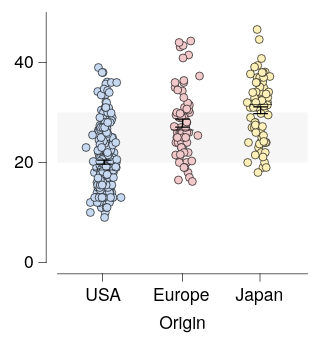

Express this chart as Vega-Lite.
### Vega-Lite specification from a JSON file in a GitHub repository (floating-point values rounded to 4 significant figures; data arrays with more than 128 entries replaced by an {"elided": "..."} marker saying what was removed)
{"background": null, "config": {"arc": {"fill": "#DBDBDB", "fillOpacity": 1.0, "innerRadius": 25.0, "padAngle": 0.03, "stroke": "black", "strokeOpacity": 1, "strokeWidth": 0.25}, "area": {"fill": "#DBDBDB", "fillOpacity": 1.0, "stroke": "black", "strokeOpacity": 1, "strokeWidth": 0.25}, "axis": {"domain": true, "domainCap": "round", "domainColor": "black", "domainWidth": 0.25, "grid": false, "gridCap": "round", "gridColor": "#F1F1F1", "gridDash": [0, 0], "gridOpacity": 1.0, "gridWidth": 0.25, "labelColor": "black", "labelFont": "HelveticaNeue", "labelFontSize": 7, "labelFontStyle": "normal", "labelFontWeight": 400, "offset": 4.5, "ticks": true, "tickCap": "round", "tickColor": "black", "tickSize": 3, "tickWidth": 0.25, "titleColor": "black", "titleFont": "HelveticaNeue", "titleFontSize": 7, "titleFontStyle": "normal", "titleFontWeight": 400}, "axisX": {"domain": true, "labelAlign": "center", "labelAngle": 0, "labels": true, "ticks": true, "translate": 0}, "axisY": {"domain": true, "labelAlign": "right", "labelAngle": 0, "labels": true, "ticks": true, "translate": 0}, "axisRight": {"domain": true, "labelAlign": "left", "labelAngle": 0, "labels": true, "ticks": true, "translate": 0}, "axisTop": {"domain": true, "labelAlign": "center", "labelAngle": 0, "labels": true, "ticks": true, "translate": 0}, "bar": {"fill": "#DBDBDB", "fillOpacity": 1.0, "stroke": "black", "strokeOpacity": 1, "strokeWidth": 0.25}, "boxplot": {"size": 9.0, "ticks": {"cornerRadius": 0.25, "fill": "black", "size": 4.5, "thickness": 0.25}, "box": {"fillOpacity": 1.0, "stroke": "black", "strokeOpacity": 1, "strokeWidth": 0.25}, "median": {"fill": "black", "fillOpacity": 1.0, "size": 9.0, "thickness": 0.25}, "rule": {"fill": "black", "fillOpacity": 1.0, "size": 10.0, "stroke": "black", "strokeDash": [0, 0], "strokeOpacity": 1, "strokeWidth": 0.25}, "outliers": {"color": "black", "fill": "black", "fillOpacity": 1.0, "size": 0, "stroke": "black", "strokeOpacity": 1, "strokeWidth": 0.25}}, "circle": {"fill": "black", "fillOpacity": 1.0, "size": 0.5, "stroke": "black", "strokeOpacity": 1, "strokeWidth": 0.25}, "errorband": {"band": {"fillOpacity": 0.6, "stroke": null, "strokeWidth": 0.25, "strokeOpacity": 1}, "borders": {"opacity": 0, "strokeOpacity": 0.25, "strokeWidth": 1}}, "errorbar": {"opacity": 1, "rule": {"strokeDash": [0, 0], "strokeWidth": 0.5}, "ticks": {"color": "black", "cornerRadius": 0.25, "opacity": 1, "size": 6.0, "thickness": 0.5}, "thickness": 0.5}, "font": "HelveticaNeue", "geoshape": {"fill": "#DBDBDB", "fillOpacity": 1.0, "stroke": "black", "strokeOpacity": 1, "strokeWidth": 0.25}, "header": {"labelColor": "black", "labelFont": "HelveticaNeue", "labelFontSize": 7, "labelFontStyle": "normal", "labelFontWeight": 400, "titleColor": "black", "titleFont": "HelveticaNeue", "titleFontSize": 7, "titleFontStyle": "normal", "titleFontWeight": 400, "titlePadding": 0}, "legend": {"disable": false, "offset": 4.5, "gradientLength": 50.0, "gradientThickness": 5.0, "gradientOpacity": 1.0, "gradientStrokeColor": "black", "gradientStrokeWidth": 0.25, "labelColor": "black", "labelFont": "HelveticaNeue", "labelFontSize": 7, "labelFontStyle": "normal", "labelFontWeight": 400, "strokeColor": "black", "strokeWidth": 0, "symbolSize": 42, "symbolStrokeColor": "black", "symbolStrokeWidth": 0.25, "titleColor": "black", "titleFont": "HelveticaNeue", "titleFontSize": 7, "titleFontStyle": "normal", "titleFontWeight": 400}, "line": {"color": "black", "stroke": "black", "strokeCap": "round", "strokeDash": [0, 0], "strokeOpacity": 1, "strokeWidth": 0.375}, "point": {"filled": true, "fill": "#DBDBDB", "fillOpacity": 1.0, "size": 5.0, "stroke": "black", "strokeOpacity": 1, "strokeWidth": 0.25}, "range": {"category": ["#C6D9F1", "#F1C9CB", "#FEF0B9", "#CEE37A", "#7AA8E0", "#E589A3", "#FDDD5D", "#68B961", "#4177B1", "#C35082", "#E5C227", "#438156"], "diverging": {"scheme": ["#C35082", "#CE6D94", "#D989A7", "#E2A4BA", "#EABFCE", "#F1DBE2", "#F6F6F6", "#D7E0EB", "#B9CBE0", "#9BB6D5", "#7DA1C9", "#5F8CBD", "#4177B1"]}, "heatmap": {"scheme": ["#DFE9F7", "#C6D9F1", "#ADC8EC", "#94B8E6", "#7AA8E0", "#6097DA", "#4D87CA", "#4177B1", "#386898", "#2F597F", "#264A69", "#1D3A58"]}, "ordinal": {"scheme": ["#F1F1F1", "#DBDBDB", "#C6C6C6", "#B2B2B2", "#9D9D9D", "#898989", "#767676", "#636363", "#515151", "#404040", "#2F2F2F", "#1F1F1F"]}, "ramp": {"scheme": ["#DFE9F7", "#C6D9F1", "#ADC8EC", "#94B8E6", "#7AA8E0", "#6097DA", "#4D87CA", "#4177B1", "#386898", "#2F597F", "#264A69", "#1D3A58"]}}, "rule": {"color": "black", "stroke": "black", "strokeCap": "round", "strokeDash": [2, 2], "strokeOpacity": 1, "strokeWidth": 0.25}, "scale": {"bandPaddingInner": 0.1, "bandPaddingOuter": 0.1, "round": false}, "rect": {"fill": "#DBDBDB", "fillOpacity": 1.0, "stroke": "black", "strokeOpacity": 1, "strokeWidth": 0.25}, "square": {"fill": "#DBDBDB", "fillOpacity": 1.0, "size": 10.0, "stroke": "black", "strokeOpacity": 1, "strokeWidth": 0.25}, "text": {"color": "black", "font": "HelveticaNeue", "fontSize": 7, "fontStyle": "normal", "fontWeight": 400}, "title": {"anchor": "middle", "frame": "group", "color": "black", "font": "HelveticaNeue", "fontSize": 7, "fontStyle": "normal", "fontWeight": 400, "subtitleColor": "black", "subtitleFont": "HelveticaNeue", "subtitleFontSize": "HelveticaNeue", "subtitleFontStyle": "normal", "subtitleFontWeight": 400}, "view": {"continuousWidth": 100, "continuousHeight": 100, "discreteWidth": 100, "discreteHeight": 100, "fill": null, "stroke": null, "strokeWidth": 0.25}}, "layer": [{"mark": {"type": "rect", "color": "#F1F1F1", "opacity": 0.6, "stroke": null, "strokeOpacity": 0, "strokeWidth": 0}, "encoding": {"y": {"field": "__ys", "title": null, "type": "quantitative"}, "y2": {"field": "__ye"}}}, {"layer": [{"data": {"name": "data-5a85ede2053d4aec77293cfb476ae07b"}, "mark": {"type": "circle", "opacity": 1.0, "size": 10.0}, "encoding": {"color": {"field": "Origin", "legend": null, "sort": ["USA", "Europe", "Japan"], "title": null, "type": "nominal"}, "x": {"axis": {}, "field": "Origin", "sort": ["USA", "Europe", "Japan"], "title": "Origin", "type": "nominal"}, "xOffset": {"field": "jitter_x", "scale": {"domain": [-7.33, 7.33], "range": [5.17, 19.83]}, "type": "quantitative"}, "y": {"field": "Miles_per_Gallon", "title": "Miles per gallon", "type": "quantitative"}}}, {"data": {"name": "data-f585050fb363688bd3b748ad11414085"}, "mark": {"type": "errorbar"}, "encoding": {"x": {"axis": {}, "field": "Origin", "sort": ["USA", "Europe", "Japan"], "title": "Origin", "type": "nominal"}, "y": {"field": "__mean", "title": "Miles per gallon", "type": "quantitative"}, "yError": {"field": "__error"}}}, {"data": {"name": "data-5a85ede2053d4aec77293cfb476ae07b"}, "mark": {"type": "boxplot", "box": {"fillOpacity": 0, "strokeOpacity": 0}, "outliers": {"opacity": 0}, "rule": {"strokeOpacity": 0}, "ticks": false}, "encoding": {"x": {"axis": {}, "field": "Origin", "sort": ["USA", "Europe", "Japan"], "title": "Origin", "type": "nominal"}, "y": {"field": "Miles_per_Gallon", "title": "Miles per gallon", "type": "quantitative"}}}]}], "data": {"name": "data-2f176e3133c552af5bd938bd0dea95f4"}, "$schema": "https://vega.github.io/schema/vega-lite/v6.4.1.json", "datasets": {"data-2f176e3133c552af5bd938bd0dea95f4": [{"__ys": 20.0, "__ye": 30.0, "__dysonsphere__": 1}], "data-5a85ede2053d4aec77293cfb476ae07b": {"elided": "398 records"}, "data-f585050fb363688bd3b748ad11414085": [{"Origin": "Japan", "__mean": 30.45, "__error": 0.6852, "__dysonsphere__": 1}, {"Origin": "Europe", "__mean": 27.89, "__error": 0.8037, "__dysonsphere__": 1}, {"Origin": "USA", "__mean": 20.08, "__error": 0.4058, "__dysonsphere__": 1}]}}
